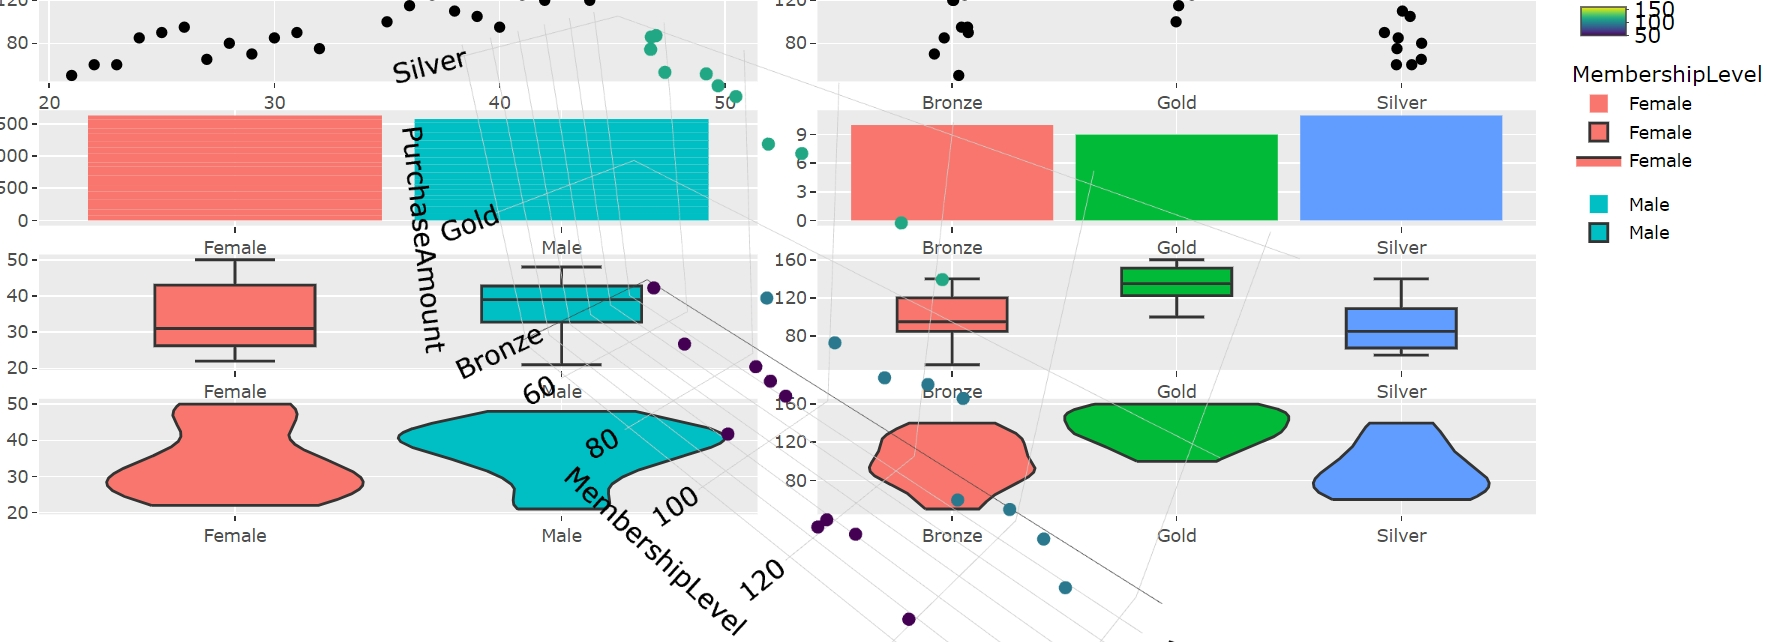

Reproduce this figure in R.
# Install required packages if not already installed
if (!require("plotly")) install.packages("plotly")
if (!require("ggplot2")) install.packages("ggplot2")

# Load necessary packages
library(plotly)
library(ggplot2)

# 1. Load Data
# Simulated data (replace with your actual dataset)
data <- data.frame(
  CustomerID = 1:30,
  Age = c(35, 28, 42, 25, 38, 45, 23, 34, 40, 30, 29, 50, 32, 47, 36, 27, 41, 33, 39, 26, 48, 31, 44, 37, 43, 24, 46, 49, 21, 22),
  Gender = c("Male", "Female", "Male", "Female", "Male", "Female", "Male", "Female", "Male", "Female", "Male", "Female", "Male", "Female", "Male", "Female", "Male", "Female", "Male", "Female", "Male", "Female", "Male", "Female", "Male", "Female", "Male", "Female", "Male", "Female"),
  PurchaseAmount = c(100, 80, 120, 90, 110, 150, 60, 130, 95, 85, 70, 160, 75, 140, 115, 65, 125, 135, 105, 95, 145, 90, 120, 125, 130, 85, 155, 140, 50, 60),
  MembershipLevel = c("Gold", "Silver", "Bronze", "Bronze", "Silver", "Gold", "Silver", "Gold", "Bronze", "Silver", "Bronze", "Gold", "Silver", "Bronze", "Gold", "Silver", "Bronze", "Gold", "Silver", "Bronze", "Gold", "Silver", "Bronze", "Gold", "Silver", "Bronze", "Gold", "Silver", "Bronze", "Silver")
)

# 2. Data Cleaning
# Check for missing values
sum(is.na(data))

# 3. Data Processing
# No specific processing needed for this example

# 4. EDA Analysis
# Summary statistics
summary(data)

# Distribution of categorical variables
table(data$Gender)
table(data$MembershipLevel)

# Relationships between variables
cor(data[, c("Age", "PurchaseAmount")])

# Grouped summaries
aggregate(PurchaseAmount ~ MembershipLevel, data = data, FUN = mean)

# 5. Visualization - 15 plots

# Scatter plots
scatter_age_purchase <- ggplot(data, aes(x = Age, y = PurchaseAmount)) +
  geom_point() +
  labs(title = "Age vs Purchase Amount")

scatter_membership_purchase <- ggplot(data, aes(x = MembershipLevel, y = PurchaseAmount)) +
  geom_point(position = position_jitter(w = 0.1, h = 0)) +
  labs(title = "Purchase Amount by Membership Level")

# Bar plots
bar_gender_purchase <- ggplot(data, aes(x = Gender, y = PurchaseAmount, fill = Gender)) +
  geom_bar(stat = "identity") +
  labs(title = "Purchase Amount by Gender")

bar_membership_count <- ggplot(data, aes(x = MembershipLevel, fill = MembershipLevel)) +
  geom_bar() +
  labs(title = "Count of Customers by Membership Level")

# Box plots
boxplot_age_gender <- ggplot(data, aes(x = Gender, y = Age, fill = Gender)) +
  geom_boxplot() +
  labs(title = "Age Distribution by Gender")

boxplot_purchase_membership <- ggplot(data, aes(x = MembershipLevel, y = PurchaseAmount, fill = MembershipLevel)) +
  geom_boxplot() +
  labs(title = "Purchase Amount Distribution by Membership Level")

# Violin plots
violin_age_gender <- ggplot(data, aes(x = Gender, y = Age, fill = Gender)) +
  geom_violin() +
  labs(title = "Age Distribution by Gender")

violin_purchase_membership <- ggplot(data, aes(x = MembershipLevel, y = PurchaseAmount, fill = MembershipLevel)) +
  geom_violin() +
  labs(title = "Purchase Amount Distribution by Membership Level")

# 3D Scatter plot: Age vs PurchaseAmount vs MembershipLevel
scatter3d <- plot_ly(data, x = ~Age, y = ~PurchaseAmount, z = ~MembershipLevel, 
                     color = ~MembershipLevel, colors = c("#440154", "#29788E", "#22A784"),
                     marker = list(size = 5), type = 'scatter3d', mode = 'markers')

# 3D Surface plot: Age vs PurchaseAmount vs MembershipLevel
surface3d <- plot_ly(data, x = ~Age, y = ~MembershipLevel, z = ~PurchaseAmount, 
                     colorscale = 'Viridis', type = 'surface')

# Display all plots
subplot(
  scatter_age_purchase, scatter_membership_purchase, bar_gender_purchase,
  bar_membership_count, boxplot_age_gender, boxplot_purchase_membership,
  violin_age_gender, violin_purchase_membership, scatter3d, surface3d,
  nrows = 5
)
